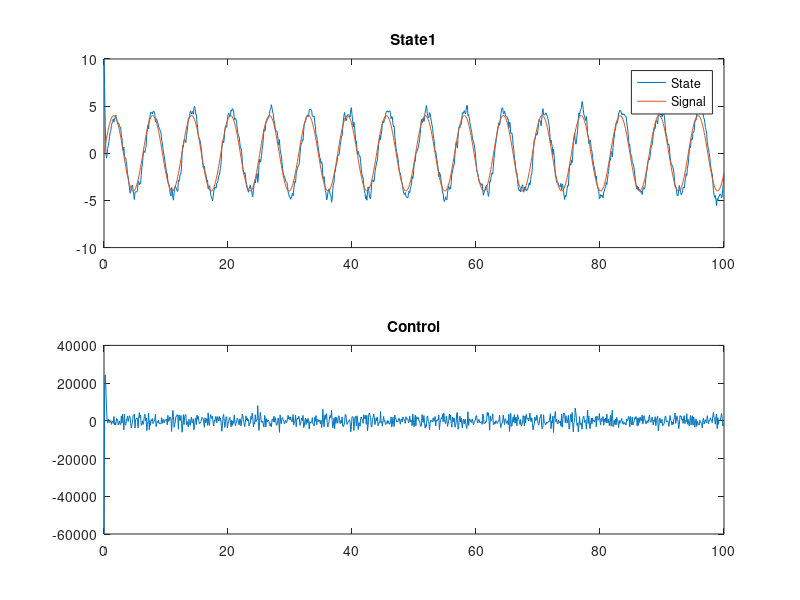

Write the MATLAB code that produced this figure.
clear all;
clc;

%% 6)	Show examples (Matlab and Simulink) on the performance of one (two?) PID used to do the same task

% Continuous time system

Ac = [-0.1 -0.12
      -0.3 -0.012];
Bc = [0 
      -0.07];
C = eye(2);
D = zeros(2,1);

sampleTime=0.1;
horizon=100;

x0=[10
    -2];
sysc = ss(Ac,Bc,C,D);
sysd=c2d(sysc,sampleTime);
Ad=sysd.A;
Bd=sysd.B;

t=0:sampleTime:horizon;
nSamples=length(t);
N = length(t)-1;

x_track=4*sin(t);
x(:,1)=x0;

Qv = [0.1 0
      0 0.1]; % covariance noise of input
rng default  % for reproducibility
mucsi = [0 0]; % mean noise of input
csi = mvnrnd(mucsi,Qv,N)'; % generates random input noise

% Values for PID, obtained tuning the PID in Simulink
Kp=390;
Ki=15;
Kd=559;

previousError = 0;
integral = 0;
for i=1:nSamples-1
% Example of PID control on the temperature
  error = x_track(:,i) - x(1,i);
  integral = integral + error*sampleTime;
  derivative = (error - previousError)/sampleTime;
  u(:,i) = Kp*error + Ki*integral + Kd*derivative;
  previousError = error;
  
  % Evolution of the system
  x(:,i+1)=Ad*x(:,i)+Bd*u(:,i)+csi(:,i);
end

% Plotting simulation
subplot(2,1,1);
plot(t,x(1,:));
hold on;
plot(t,x_track(1,:));
hold off;
title('State1');
legend('State','Signal');

subplot(2,1,2);
plot(t(1:end-1),u(1,:));
title('Control');
